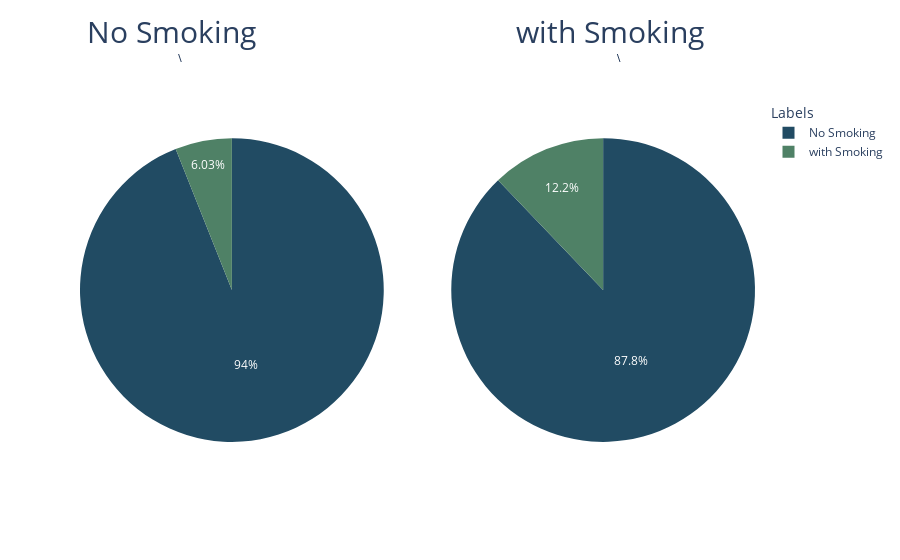
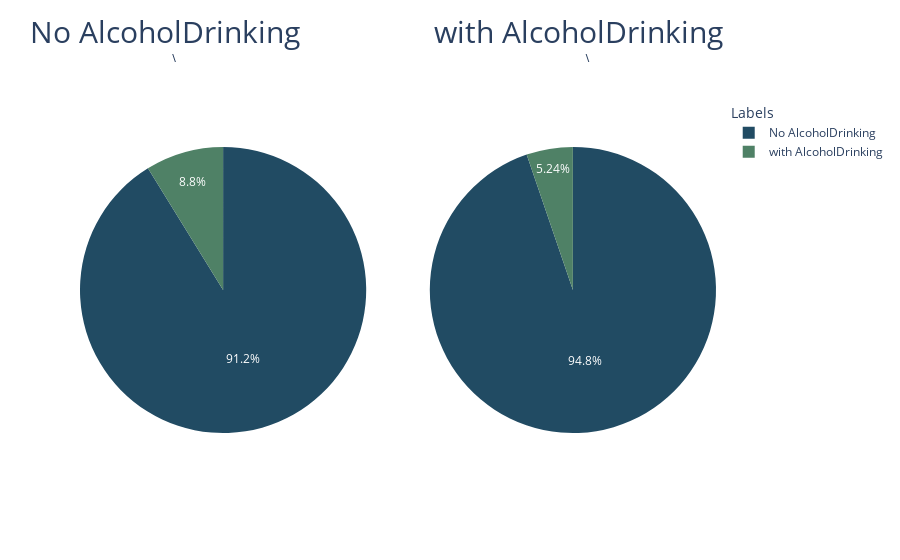
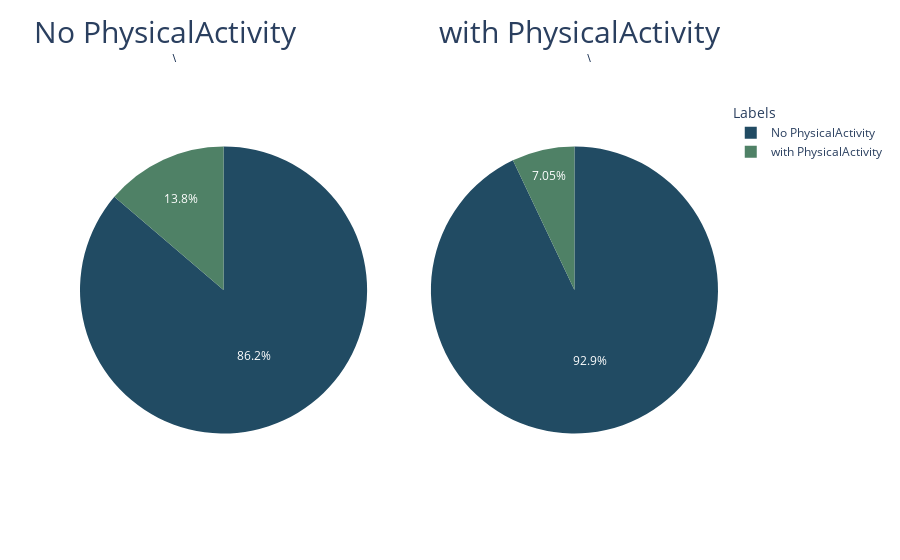

These figures' notebook cell, in order:
### Code cell
import plotly.graph_objects as go
from plotly.subplots import make_subplots
irises_colors = ['rgb(33, 75, 99)', 'rgb(79, 129, 102)', 'rgb(151, 179, 100)',
                 'rgb(175, 49, 35)', 'rgb(36, 73, 147)']
cols = ['Smoking','AlcoholDrinking' ,'PhysicalActivity' ]
for i in cols :
    df_yes = df[df[i] == 'Yes']
    df_no = df[df[i] == 'No']
    
    fig = make_subplots(rows=1, cols=2, specs=[[{'type':'domain'}, {'type':'domain'}]])
    
    fig.add_trace(go.Pie(values = df_no.HeartDisease.value_counts().values, labels = [f'No {i}',f'with {i}'],
        marker_colors=irises_colors),row=1,col=1)
    fig.add_trace(go.Pie(values = df_yes.HeartDisease.value_counts().values, labels = [f'No {i}',f'with {i}'],
        marker_colors=irises_colors),row=1,col=2)
    fig.update_layout(legend_title="Labels",
                      annotations=[dict(text=f'No {i}',x=0.15, y=1.10, font_size=30),
                                  dict(text=f'with {i}',x=0.80, y=1.10, font_size=30)],)
    
    fig.show()

### Figure 1 — Plotly figure (JSON) as saved in the notebook; plotly's stock layout.template omitted (floating-point values rounded to 4 significant figures)
{"data": [{"domain": {"x": [0, 0.45], "y": [0, 1]}, "labels": ["No Smoking", "with Smoking"], "marker": {"colors": ["rgb(33, 75, 99)", "rgb(79, 129, 102)", "rgb(151, 179, 100)", "rgb(175, 49, 35)", "rgb(36, 73, 147)"]}, "type": "pie", "values": [176551, 11336]}, {"domain": {"x": [0.55, 1], "y": [0, 1]}, "labels": ["No Smoking", "with Smoking"], "marker": {"colors": ["rgb(33, 75, 99)", "rgb(79, 129, 102)", "rgb(151, 179, 100)", "rgb(175, 49, 35)", "rgb(36, 73, 147)"]}, "type": "pie", "values": [115871, 16037]}], "layout": {"annotations": [{"font": {"size": 30}, "text": "No Smoking", "x": 0.15, "y": 1.1}, {"font": {"size": 30}, "text": "with Smoking", "x": 0.8, "y": 1.1}], "legend": {"title": {"text": "Labels"}}}}

### Figure 2 — Plotly figure (JSON) as saved in the notebook; plotly's stock layout.template omitted (floating-point values rounded to 4 significant figures)
{"data": [{"domain": {"x": [0, 0.45], "y": [0, 1]}, "labels": ["No AlcoholDrinking", "with AlcoholDrinking"], "marker": {"colors": ["rgb(33, 75, 99)", "rgb(79, 129, 102)", "rgb(151, 179, 100)", "rgb(175, 49, 35)", "rgb(36, 73, 147)"]}, "type": "pie", "values": [271786, 26232]}, {"domain": {"x": [0.55, 1], "y": [0, 1]}, "labels": ["No AlcoholDrinking", "with AlcoholDrinking"], "marker": {"colors": ["rgb(33, 75, 99)", "rgb(79, 129, 102)", "rgb(151, 179, 100)", "rgb(175, 49, 35)", "rgb(36, 73, 147)"]}, "type": "pie", "values": [20636, 1141]}], "layout": {"annotations": [{"font": {"size": 30}, "text": "No AlcoholDrinking", "x": 0.15, "y": 1.1}, {"font": {"size": 30}, "text": "with AlcoholDrinking", "x": 0.8, "y": 1.1}], "legend": {"title": {"text": "Labels"}}}}

### Figure 3 — Plotly figure (JSON) as saved in the notebook; plotly's stock layout.template omitted (floating-point values rounded to 4 significant figures)
{"data": [{"domain": {"x": [0, 0.45], "y": [0, 1]}, "labels": ["No PhysicalActivity", "with PhysicalActivity"], "marker": {"colors": ["rgb(33, 75, 99)", "rgb(79, 129, 102)", "rgb(151, 179, 100)", "rgb(175, 49, 35)", "rgb(36, 73, 147)"]}, "type": "pie", "values": [61954, 9884]}, {"domain": {"x": [0.55, 1], "y": [0, 1]}, "labels": ["No PhysicalActivity", "with PhysicalActivity"], "marker": {"colors": ["rgb(33, 75, 99)", "rgb(79, 129, 102)", "rgb(151, 179, 100)", "rgb(175, 49, 35)", "rgb(36, 73, 147)"]}, "type": "pie", "values": [230468, 17489]}], "layout": {"annotations": [{"font": {"size": 30}, "text": "No PhysicalActivity", "x": 0.15, "y": 1.1}, {"font": {"size": 30}, "text": "with PhysicalActivity", "x": 0.8, "y": 1.1}], "legend": {"title": {"text": "Labels"}}}}
